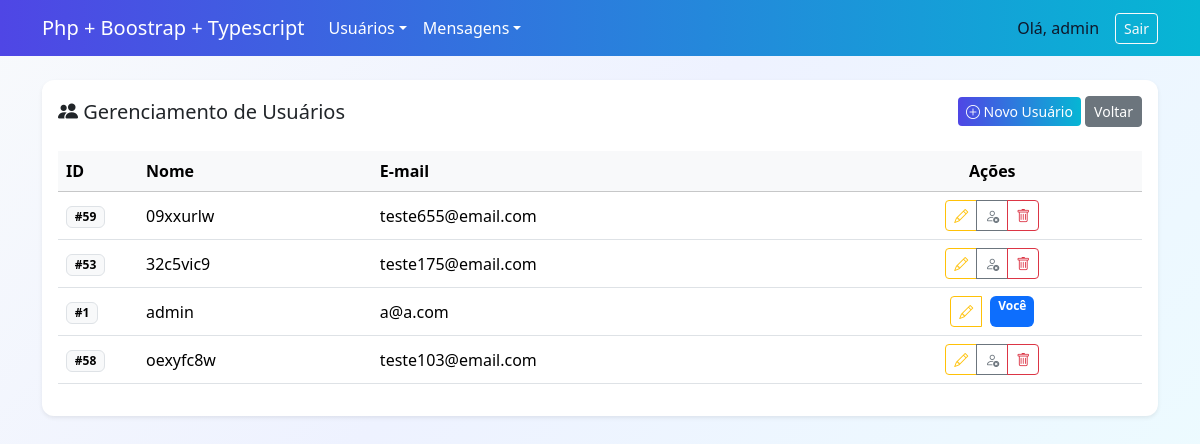
Page /public/usuarios/telas/list_usuarios.php (signed in) on the earlier database version.
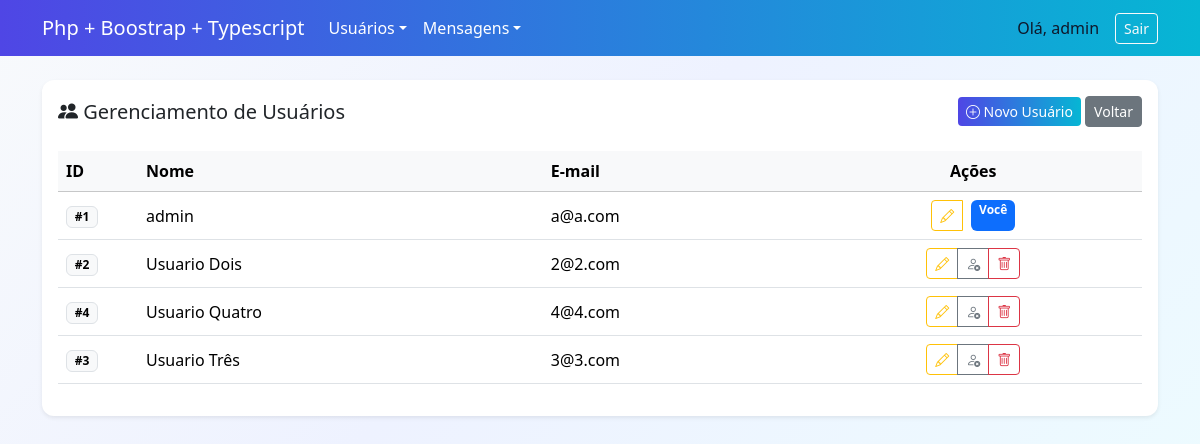
Same page on the later database version.
### tables this page shows
CREATE TABLE `usuarios` (
  `id` int(11) NOT NULL AUTO_INCREMENT,
  `nome` varchar(100) NOT NULL,
  `email` varchar(120) NOT NULL,
  `senha` varchar(255) NOT NULL,
  `nivel_acesso` tinyint(1) NOT NULL DEFAULT 0 COMMENT '0 = padrão, 1 = admin',
  `criado_em` datetime DEFAULT current_timestamp(),
  `atualizado_em` datetime DEFAULT current_timestamp() ON UPDATE current_timestamp(),
  `ultimo_login` datetime DEFAULT NULL,
  `ativo` tinyint(1) DEFAULT 1 COMMENT '1 = ativo, 0 = inativo/bloqueado',
  PRIMARY KEY (`id`),
  UNIQUE KEY `email` (`email`)
);

### public/usuarios/logica/busca_usuarios.php (called while the page is built)
<?php
$nivel_logado = $_SESSION['nivel_acesso'] ?? 0;
try {
    if ($nivel_logado == 1) {
        $sql = 'SELECT id, nome, email, ativo, nivel_acesso FROM usuarios ORDER BY nome ASC';
        $stmt = $pdo->query($sql);
    } else {
        $sql = 'SELECT id, nome, email, ativo, nivel_acesso
                FROM usuarios
                WHERE nivel_acesso = 0
                ORDER BY nome ASC';
        $stmt = $pdo->query($sql);
    }
    $users = $stmt->fetchAll();
} catch (PDOException $e) {
    $users = [];
}

### public/usuarios/telas/list_usuarios.php (the view, shortened to what this page needs)
<?php
require_once '../../cabecalhos/cabecalho_logado.php';
require_once DIR_PUB.'/usuarios/logica/busca_usuarios.php';
$id_logado = $_SESSION['usuario_id'] ?? 0;
$nivel_logado = (int)($_SESSION['nivel_acesso'] ?? 0);
?>
<?php require_once '../../menus/menu_logado.php'; ?>
<div class="container py-4">
    <div class="card shadow-sm">
        <div class="card-body">
            <div class="d-flex justify-content-between align-items-center mb-4">
                <h2 class="h5 mb-0"><i class="bi bi-people-fill"></i> Gerenciamento de Usuários</h2>
                <div>
                    <?php if ($nivel_logado === 1): ?>
                        <a href="<?= BASE_URL ?>usuarios/telas/cad_usuario.php" class="btn btn-primary btn-sm">
                            <i class="bi bi-plus-circle"></i> Novo Usuário
                        </a>
                    <?php endif; ?>
                    <a href="<?= BASE_URL ?>home.php" class="btn btn-secondary btn-sm">Voltar</a>
                </div>
            </div>
            <div class="table-responsive">
                <table class="table table-hover align-middle">
                    <thead class="table-light">
                        <tr>
                            <th style="width: 80px;">ID</th>
                            <th>Nome</th>
                            <th>E-mail</th>
                            <th class="text-center">Ações</th>
                        </tr>
                    </thead>
                    <tbody>
                        <?php foreach ($users as $u): ?>
                            <tr>
                                <td><span class="badge text-bg-light border">#<?= $u['id'] ?></span></td>
                                <td><?= htmlspecialchars($u['nome']) ?></td>
                                <td><?= htmlspecialchars($u['email']) ?></td>
                                <td class="text-center">
                                    <div class="btn-group">
                                        <?php if ($nivel_logado === 1): ?>
                                            <a class="btn btn-sm btn-outline-warning" href="edit_usuario.php?id=<?= $u['id'] ?>" title="Editar">
                                                <i class="bi bi-pencil"></i>
                                            </a>
                                            <?php if ($u['id'] != $id_logado): ?>
                                                <?php if ($u['ativo']): ?>
                                                    <button class="btn btn-sm btn-outline-secondary btn-toggle-status" data-id="<?= $u['id'] ?>" data-acao="desativar" title="Desativar">
                                                        <i class="bi bi-person-x"></i>
                                                    </button>
                                                <?php else: ?>
                                                    <button class="btn btn-sm btn-outline-success btn-toggle-status" data-id="<?= $u['id'] ?>" data-acao="ativar" title="Ativar">
                                                        <i class="bi bi-person-check"></i>
                                                    </button>
                                                <?php endif; ?>
                                                <button class="btn btn-sm btn-outline-danger btn-excluir" data-id="<?= $u['id'] ?>" data-nome="<?= htmlspecialchars($u['nome']) ?>" title="Excluir">
                                                    <i class="bi bi-trash"></i>
                                                </button>
                                            <?php else: ?>
                                                <span class="badge text-bg-primary ms-2">Você</span>
                                            <?php endif; ?>
                                        <?php endif; ?>
                                    </div>
                                </td>
                            </tr>
                        <?php endforeach; ?>
                    </tbody>
                </table>
            </div>
        </div>
    </div>
</div>
</body>
</html>

### public/cabecalhos/cabecalho_logado.php (shortened to what this page needs)
<?php
if (!isset($_SESSION['usuario_id'])) {
    header('Location: index.php');
    exit;
} else {
    $nome = htmlspecialchars($_SESSION['usuario_nome'] ?? 'Usuário');
}
if (!isset($base_url)) {
  $base_url = 'http://localhost/ts/public';
}
?>
<!DOCTYPE html>
<html lang="pt-BR">
  <head>
    <link rel="stylesheet" href="<?= BASE_URL ?>/css/bootstrap.css" />
    <link rel="stylesheet" href="<?= BASE_URL ?>/css/custom.css" />
    <link
      rel="stylesheet"
      href="https://cdn.jsdelivr.net/npm/bootstrap-icons@1.11.3/font/bootstrap-icons.min.css"
    />
  </head>
  <body class="bg-body-tertiary">

### public/menus/menu_logado.php (shortened to what this page needs)
<nav class="navbar navbar-expand-lg navbar-dark navbar-primary">
  <div class="container">
    <a class="navbar-brand" href="<?= $base_url ?>/home.php">Php + Boostrap + Typescript</a>
    <div class="collapse navbar-collapse" id="navMain">
      <ul class="navbar-nav me-auto mb-2 mb-lg-0">
        <li class="nav-item dropdown">
          <a class="nav-link dropdown-toggle" href="#" role="button" data-bs-toggle="dropdown">Usuários</a>
        </li>
        <li class="nav-item dropdown">
          <a class="nav-link dropdown-toggle" href="#" role="button" data-bs-toggle="dropdown">Mensagens</a>
        </li>
      </ul>
      <div class="d-flex align-items-center">
        <span class="me-3">Olá, <?= $nome ?></span>
        <a class="btn btn-outline-light btn-sm position-relative" href="<?= $base_url ?>/usuarios/logica/logout.php">
          Sair
        </a>
      </div>
    </div>
  </div>
</nav>

### public/css/custom.css (style rules this page uses)
:root { --brand-start: #4f46e5; --brand-end: #06b6d4; --card-bg: #ffffff; --muted: #6b7280; }
body { background: linear-gradient(135deg,#f8fafc 0%, #eef2ff 40%, #ecfeff 100%); min-height: 100vh; color: #0f172a; }
.navbar-primary { background: linear-gradient(90deg,var(--brand-start),var(--brand-end)); }
.navbar-primary .navbar-brand, .navbar-primary .nav-link { color: #fff !important; }
.card { background: var(--card-bg); border: 0; border-radius: 12px; box-shadow: 0 10px 30px rgba(15,23,42,0.08); }
.btn-primary { background-image: linear-gradient(90deg,var(--brand-start),var(--brand-end)); border: none; }

Differences in the rows shown:
removed usuarios: id "59", nome "09xxurlw", email "teste655@email.com"
removed usuarios: id "53", nome "32c5vic9", email "teste175@email.com"
removed usuarios: id "58", nome "oexyfc8w", email "teste103@email.com"
added usuarios: id "2", nome "Usuario Dois", email "2@2.com"
added usuarios: id "4", nome "Usuario Quatro", email "4@4.com"
added usuarios: id "3", nome "Usuario Três", email "3@3.com"
